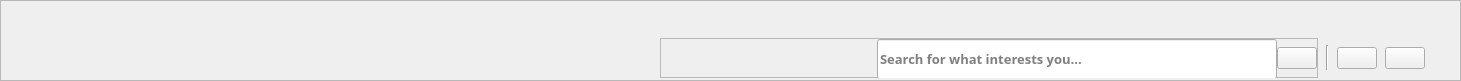
     <widget class="QFrame" name="frame_header">
      <property name="geometry">
       <rect>
        <x>0</x>
        <y>0</y>
        <width>1461</width>
        <height>81</height>
       </rect>
      </property>
      <property name="frameShape">
       <enum>QFrame::StyledPanel</enum>
      </property>
      <property name="frameShadow">
       <enum>QFrame::Raised</enum>
      </property>
      <layout class="QHBoxLayout" name="horizontalLayout">
       <property name="spacing">
        <number>8</number>
       </property>
       <property name="leftMargin">
        <number>0</number>
       </property>
       <property name="topMargin">
        <number>35</number>
       </property>
       <property name="rightMargin">
        <number>35</number>
       </property>
       <property name="bottomMargin">
        <number>0</number>
       </property>
       <item>
        <spacer name="horizontalSpacer_2">
         <property name="orientation">
          <enum>Qt::Horizontal</enum>
         </property>
         <property name="sizeType">
          <enum>QSizePolicy::Expanding</enum>
         </property>
         <property name="sizeHint" stdset="0">
          <size>
           <width>32</width>
           <height>20</height>
          </size>
         </property>
        </spacer>
       </item>
       <item>
        <widget class="QFrame" name="frame_2">
         <property name="minimumSize">
          <size>
           <width>0</width>
           <height>40</height>
          </size>
         </property>
         <property name="maximumSize">
          <size>
           <width>16777215</width>
           <height>40</height>
          </size>
         </property>
         <property name="frameShape">
          <enum>QFrame::StyledPanel</enum>
         </property>
         <property name="frameShadow">
          <enum>QFrame::Raised</enum>
         </property>
         <layout class="QHBoxLayout" name="horizontalLayout_2">
          <property name="spacing">
           <number>0</number>
          </property>
          <property name="leftMargin">
           <number>0</number>
          </property>
          <property name="topMargin">
           <number>0</number>
          </property>
          <property name="rightMargin">
           <number>0</number>
          </property>
          <property name="bottomMargin">
           <number>0</number>
          </property>
          <item>
           <spacer name="horizontalSpacer">
            <property name="orientation">
             <enum>Qt::Horizontal</enum>
            </property>
            <property name="sizeHint" stdset="0">
             <size>
              <width>40</width>
              <height>20</height>
             </size>
            </property>
           </spacer>
          </item>
          <item>
           <widget class="QLineEdit" name="line_edit_url">
            <property name="minimumSize">
             <size>
              <width>400</width>
              <height>40</height>
             </size>
            </property>
            <property name="maximumSize">
             <size>
              <width>400</width>
              <height>40</height>
             </size>
            </property>
            <property name="font">
             <font>
              <family>.萍方-简</family>
              <pointsize>10</pointsize>
              <italic>false</italic>
              <bold>true</bold>
             </font>
            </property>
            <property name="placeholderText">
             <string>Search for what interests you...</string>
            </property>
            <property name="clearButtonEnabled">
             <bool>true</bool>
            </property>
           </widget>
          </item>
          <item>
           <widget class="QPushButton" name="btn_search">
            <property name="cursor">
             <cursorShape>PointingHandCursor</cursorShape>
            </property>
           </widget>
          </item>
         </layout>
        </widget>
       </item>
       <item>
        <widget class="Line" name="line">
         <property name="minimumSize">
          <size>
           <width>3</width>
           <height>25</height>
          </size>
         </property>
         <property name="maximumSize">
          <size>
           <width>3</width>
           <height>25</height>
          </size>
         </property>
         <property name="orientation">
          <enum>Qt::Vertical</enum>
         </property>
        </widget>
       </item>
       <item>
        <widget class="QPushButton" name="btn_minimize">
         <property name="cursor">
          <cursorShape>ClosedHandCursor</cursorShape>
         </property>
        </widget>
       </item>
       <item>
        <widget class="QPushButton" name="btn_close">
         <property name="cursor">
          <cursorShape>PointingHandCursor</cursorShape>
         </property>
        </widget>
       </item>
      </layout>
     </widget>
